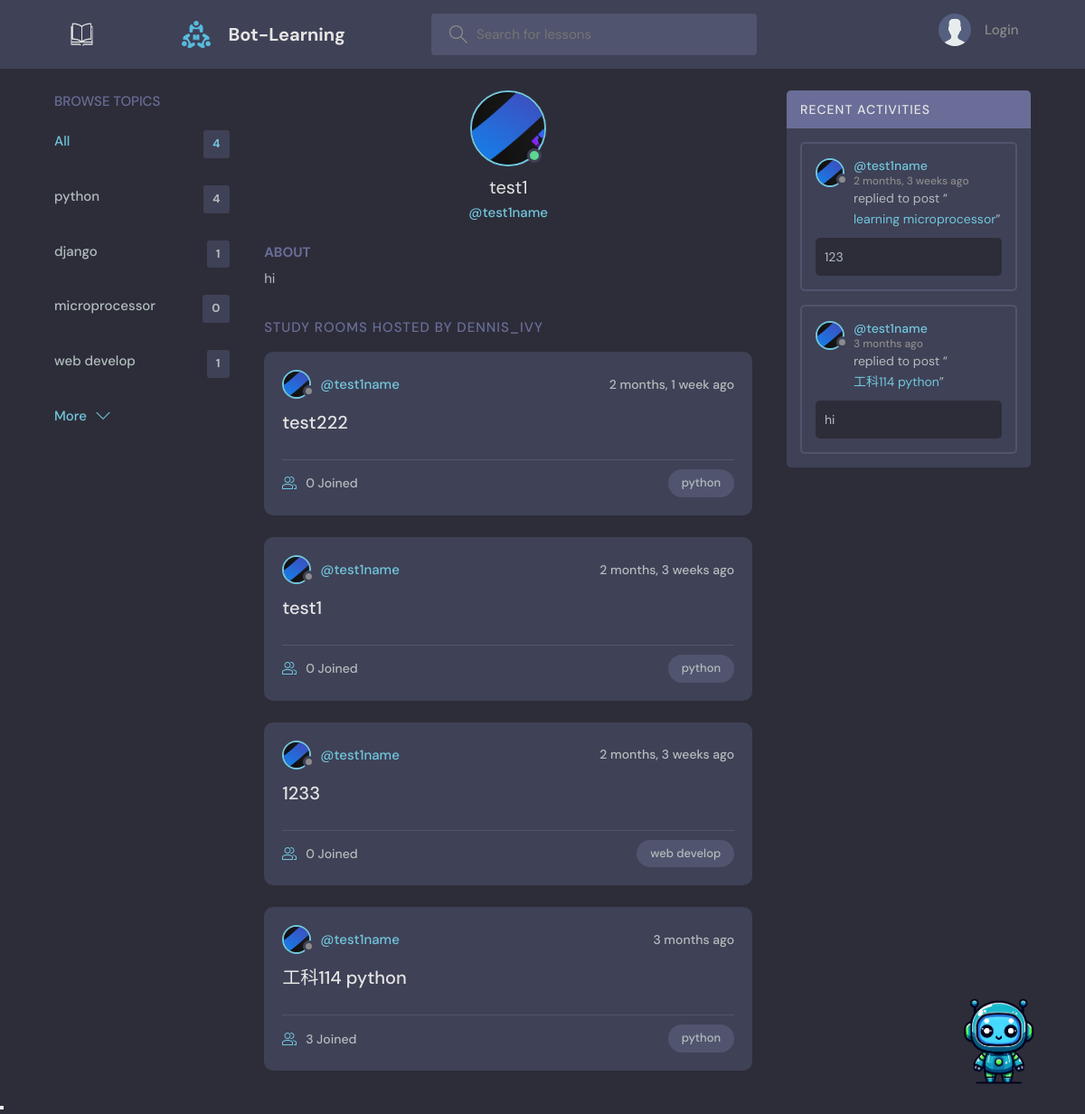
/profile/1/, run on an earlier commit of the app's database.
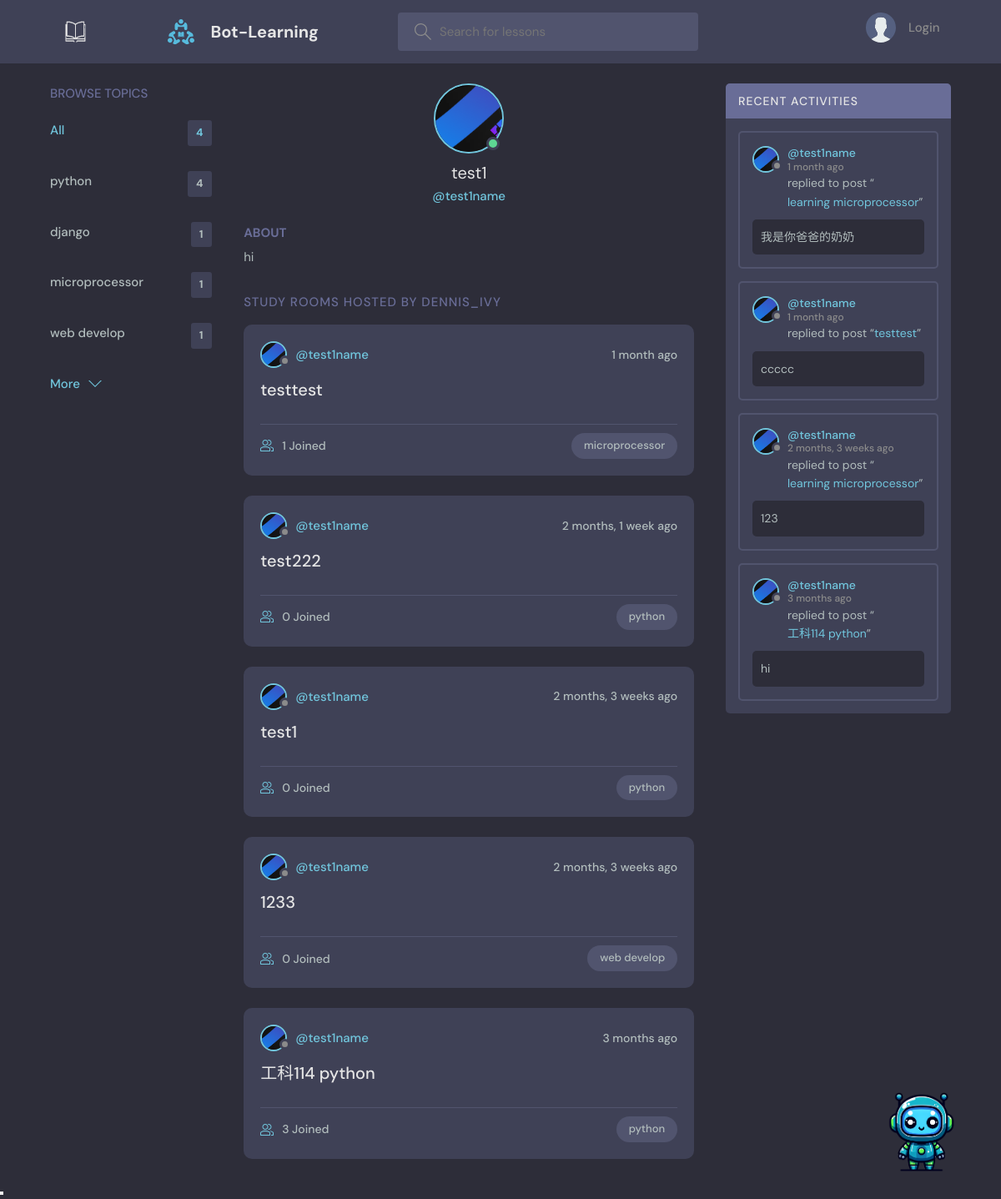
And on a later commit of the database.
### base/models.py (models this page shows, shortened)
class Topic(models.Model):
    name = models.CharField(max_length=200)

class User(AbstractUser):
    name = models.CharField(max_length=200, null=True)
    email = models.EmailField(unique=True, null=True)
    bio = models.TextField(null=True)
    avatar = models.ImageField(null=True, default="avatar.svg")
    objects = CustomUserManager()
    USERNAME_FIELD = 'email'
    REQUIRED_FIELDS = []

class Room(models.Model):
    host = models.ForeignKey(User, on_delete=models.SET_NULL, null=True)
    topic = models.ForeignKey(Topic, on_delete=models.SET_NULL, null=True)
    name = models.CharField(max_length=200)
    description = models.TextField(null=True, blank=True)
    participants = models.ManyToManyField(
        User, related_name='participants', blank=True)
    updated = models.DateTimeField(auto_now=True)
    created = models.DateTimeField(auto_now_add=True)
    class Meta:
        ordering = ['-updated', '-created']
    def __str__(self):
        return self.name

class Message(models.Model):
    user = models.ForeignKey(User, on_delete=models.CASCADE)
    room = models.ForeignKey(Room, on_delete=models.CASCADE)
    body = models.TextField()
    updated = models.DateTimeField(auto_now=True)
    created = models.DateTimeField(auto_now_add=True)
    class Meta:
        ordering = ['-updated', '-created']

### base/views.py (the view)
# urls.py: path('profile/<str:pk>/', views.userProfile, name="user-profile"),
def userProfile(request, pk):
    user = User.objects.get(id=pk)
    rooms = user.room_set.all()
    room_messages = user.message_set.all()
    topics = Topic.objects.all()
    context = {'user': user, 'rooms': rooms,
               'room_messages': room_messages, 'topics': topics}
    return render(request, 'base/profile.html', context)

### base/templates/base/profile.html (shortened to what this page needs)
{% extends 'main.html' %}
{% block content %}
<main class="profile-page layout layout--3">
  <div class="container">
    {% include 'base/topics_component.html' %}
    <div class="roomList">
      <div class="profile">
        <div class="profile__avatar">
          <div class="avatar avatar--large active">
            <img src="{{user.avatar.url}}" />
          </div>
        </div>
        <div class="profile__info">
          <h3>{{user.name}}</h3>
          <p>@{{user.username}}</p>
        </div>
        <div class="profile__about">
          <h3>About</h3>
          <p>
            {{user.bio}}
          </p>
        </div>
      </div>
      <div class="roomList__header">
        <div>
          <h2>Study Rooms Hosted by dennis_ivy</a>
          </h2>
        </div>
      </div>
      {% include 'base/feed_component.html' %}
    </div>
    {% include 'base/activity_component.html' %}
  </div>
</main>
{% endblock content %}

### templates/main.html (shortened to what this page needs)
<!DOCTYPE html>
{% load static %}
<html lang="en">
<head>
    <link rel="stylesheet" href="{% static 'styles/style.css' %}" />
</head>
<body>
    {% include 'navbar.html' %}
    {% block content %}
    {% endblock %}
    {%include 'chat_app/chat_app_main.html'%}
</body>
</html>

### templates/navbar.html (shortened to what this page needs)
{% load static %}
<header class="header header--loggedIn">
    <div class="container">
        <a href="{% url 'book-learning' %}" class="header__logo">
            <img src="{% static 'images/real_book.png' %}" />
        </a>
        <a href="{% url 'home' %}" class="header__logo">
            <img src="{% static 'images/logo.svg' %}" />
            <h1>Bot-Learning</h1>
        </a>
        <form class="header__search" method="GET" action="{% url 'home' %}">
            <label>
                <input name="q" placeholder="Search for lessons" />
            </label>
        </form>
        <nav class="header__menu">
            {% if request.user.is_authenticated %}
            <div class="header__user">
                <a href="{% url 'update-user' %}">
                    <div class="avatar avatar--medium active">
                        <img src="{{request.user.avatar.url}}" />
                    </div>
                    <p>{{request.user.username}} <span>@{{request.user.username}}</span></p>
                </a>
                <button class="dropdown-button">
                    <svg version="1.1" xmlns="http://www.w3.org/2000/svg" width="32" height="32" viewBox="0 0 32 32">
                        <title>chevron-down</title>
                        <path d="M16 21l-13-13h-3l16 16 16-16h-3l-13 13z"></path>
                    </svg>
                </button>
            </div>
            {% else %}
            <a href="{% url 'login' %}">
                <img src="{% static 'images/avatar.svg' %}" />
                <p>Login</p>
            </a>
            {% endif %}
        </nav>
    </div>
</header>

### base/templates/base/topics_component.html
<div class="topics">
    <div class="topics__header">
        <h2>Browse Topics</h2>
    </div>
    <ul class="topics__list">
        <li>
            <a href="{% url 'home' %}" class="active">All <span>{{topics.count}}</span></a>
        </li>
        {% for topic in topics %}
        <li>
            <a href="{% url 'home' %}?q={{topic.name}}">{{topic.name}}<span>{{topic.room_set.all.count}}</span></a>
        </li>
        {% endfor %}
    </ul>
    <a class="btn btn--link" href="{% url 'topics' %}">
        More
        <svg version="1.1" xmlns="http://www.w3.org/2000/svg" width="32" height="32" viewBox="0 0 32 32">
            <title>chevron-down</title>
            <path d="M16 21l-13-13h-3l16 16 16-16h-3l-13 13z"></path>
        </svg>
    </a>
</div>

### base/templates/base/feed_component.html (shortened to what this page needs)
{% for room in rooms %}
<div class="roomListRoom">
    <div class="roomListRoom__header">
        <a href="{% url 'user-profile' room.host.id %}" class="roomListRoom__author">
            <div class="avatar avatar--small">
                <img src="{{room.host.avatar.url}}" />
            </div>
            <span>@{{room.host.username}}</span>
        </a>
        <div class="roomListRoom__actions">
            <span>{{room.created|timesince}} ago</span>
        </div>
    </div>
    <div class="roomListRoom__content">
        <a href="{% url 'room' room.id %}">{{room.name}}</a>
    </div>
    <div class="roomListRoom__meta">
        <a href="{% url 'room' room.id %}" class="roomListRoom__joined">
            {{room.participants.all.count}} Joined
        </a>
        <p class="roomListRoom__topic">{{room.topic.name}}</p>
    </div>
</div>
{% endfor %}

### base/templates/base/activity_component.html (shortened to what this page needs)
<div class="activities">
    <div class="activities__header">
        <h2>Recent Activities</h2>
    </div>
    {% for message in room_messages %}
    <div class="activities__box">
        <div class="activities__boxHeader roomListRoom__header">
            <a href="{% url 'user-profile' message.user.id %}" class="roomListRoom__author">
                <div class="avatar avatar--small">
                    <img src="{{message.user.avatar.url}}" />
                </div>
                <p>
                    @{{message.user.username}}
                    <span>{{message.created|timesince}} ago</span>
                </p>
            </a>
        </div>
        <div class="activities__boxContent">
            <p>replied to post “<a href="{% url 'room' message.room.id %}">{{message.room}}</a>”</p>
            <div class="activities__boxRoomContent">{{message.body}}</div>
        </div>
    </div>
    {% endfor %}
</div>

### chat_app/templates/chat_app/chat_app_main.html (shortened to what this page needs)
 {% load static %}
</head>
<body>
  <button id="showBotbtn" class="showBot fade-in-transition" onclick="showBotFun()" title="Hi! I am Teacher Bot"><img src="{% static 'chat_app/images/robot.svg' %}" /></button>
</body>
</html>

### chat_app/templates/chat_app/chat_app_main.html (style rules this page uses)
:root { --fadeIn_fadeOut_transition_speed: 300ms; }
.fade-in-transition { transition: var(--fadeIn_fadeOut_transition_speed); transition-property: opacity, background-color, transform; z-index: var(--chatBot_ZIndex); }
#showBotbtn img { display: block; max-width: 120px; max-height: 120px; position: fixed ; right: 35px ; bottom: 20px ; width: 120px ; height: auto ; }

What changed in the data, as far as the page shows it:
computed for Topic "microprocessor": room_set.all.count "0" → "1"
added Room: host.avatar (picture), host.username "test1name", created "1 month", name "testtest", participants.all.count "1", topic.name "microprocessor"
added Message: user.avatar (picture), user.username "test1name", created "1 month", room "learning microprocessor", body "我是你爸爸的奶奶"
added Message: user.avatar (picture), user.username "test1name", created "1 month", room "testtest", body "ccccc"
